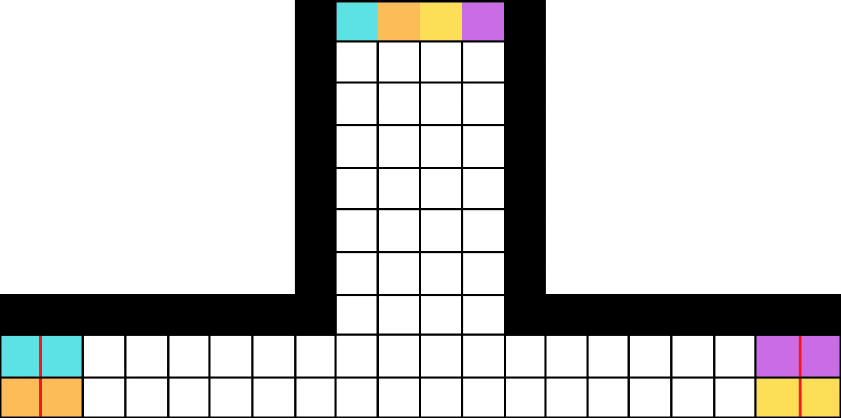
#> input picture frame 647 of Resources/record.mp4, 1682 x 836 px (shown at 1/2 size)
$ python testBrain.py
#> lines starting #> are read from the running program, lines starting #| are printed output that depends on the picture; after the words box and inside, x2 and y2 are one past the last pixel; in counts of white or black regions, pixels touching at a corner belong together; long printed decimals are rounded
import cv2
import cv2 as cv
import numpy as np


def getContours(image):
    contours, hierarchy = cv.findContours(image, cv.RETR_EXTERNAL, cv.CHAIN_APPROX_NONE)

    centres = []
    centres.clear()

    for cnt in contours:
        area = cv.contourArea(cnt)

        if minArea < area < maxArea:
            print()
            print("Area =", area)

            # detecting center points of the detected contours
            M = cv.moments(cnt)
            x = int(M['m10'] / M['m00'])
            y = int(M['m01'] / M['m00'])

            centres.append([x, y])

            # Drawing the shapes that were detected
            # Syntax:- cv.drawContours(imgSrc,presentIterationNo,-1=for all detected contours,color,thickness)
            cv.drawContours(imgContour, cnt, -1, (255, 5, 5), 2)

            # Calculation of perimeter
            # syntax, srcLength(presentContour,isItClosedContour)
            peri = cv.arcLength(cnt, True)
            print("Perimeter =", peri)

            # Approximating the no of corner point
            # syntax, approxPolyDP(presentCnt,resolution,isClosed)
            approx = cv.approxPolyDP(cnt, 0.02 * peri, True)
            objCorner = len(approx)
            print("Corner =", objCorner)

    return centres


def stackImages(scale, imgArray):
    rows = len(imgArray)
    cols = len(imgArray[0])
    rowsAvailable = isinstance(imgArray[0], list)
    width = imgArray[0][0].shape[1]
    height = imgArray[0][0].shape[0]
    if rowsAvailable:
        for x in range(0, rows):
            for y in range(0, cols):
                if imgArray[x][y].shape[:2] == imgArray[0][0].shape[:2]:
                    imgArray[x][y] = cv.resize(imgArray[x][y], (0, 0), None, scale, scale)
                else:
                    imgArray[x][y] = cv.resize(imgArray[x][y], (imgArray[0][0].shape[1], imgArray[0][0].shape[0]), None,
                                               scale, scale)
                if len(imgArray[x][y].shape) == 2: imgArray[x][y] = cv.cvtColor(imgArray[x][y], cv.COLOR_GRAY2BGR)
        imageBlank = np.zeros((height, width, 3), np.uint8)
        hor = [imageBlank] * rows
        # hor_con = [imageBlank] * rows
        for x in range(0, rows):
            hor[x] = np.hstack(imgArray[x])
        ver = np.vstack(hor)
    else:
        for x in range(0, rows):
            if imgArray[x].shape[:2] == imgArray[0].shape[:2]:
                imgArray[x] = cv.resize(imgArray[x], (0, 0), None, scale, scale)
            else:
                imgArray[x] = cv.resize(imgArray[x], (imgArray[0].shape[1], imgArray[0].shape[0]), None, scale, scale)
            if len(imgArray[x].shape) == 2: imgArray[x] = cv.cvtColor(imgArray[x], cv.COLOR_GRAY2BGR)
        hor = np.hstack(imgArray)
        ver = hor
    return ver


def moveForward(y):
    return y + step


def moveBackward(y):
    return y - step


def moveRight(x):
    return x + step


def moveLeft(x):
    return x - step


# def rotateLeft(x, y):

# constraints
minArea = 10
maxArea = 50000
step = 5

# [5 lines of commented-out code are left out]

pathV = "Resources/record.mp4"
cap = cv.VideoCapture(pathV)

# colors = [[82, 150, 183, 96, 255, 255],
#           [0, 112, 0, 20, 182, 255],
#           [21, 100, 255, 141, 255, 255],
#           [139, 112, 0, 179, 182, 255]]

colors = [[31, 135, 183, 112, 255, 255],
          [0, 116, 0, 20, 182, 255],
          [22, 163, 138, 113, 255, 255],
          [140, 112, 0, 152, 183, 255]]

loop_no = 0
flag = True
cx, cy, w, h = 0, 0, 20, 20
arrowColor = (255, 0, 0)
while flag:
    success, img = cap.read()
#> img is the input picture: shape (836, 1682, 3); mean B, G, R 203.2, 204.5, 205.5
    img = cv.resize(img, (647, 320))
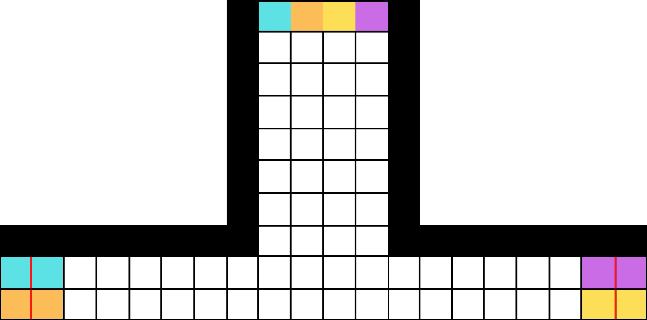
#> img: shape (320, 647, 3); mean B, G, R 203.1, 204.4, 205.4
    imgContour = img.copy()
    hsvImg = cv.cvtColor(img, cv.COLOR_BGR2HSV)
#> hsvImg: shape (320, 647, 3); mean H, S, V 4.3, 9.7, 207.6
    low_H = colors[loop_no][0]
    low_S = colors[loop_no][1]
    low_V = colors[loop_no][2]
    high_H = colors[loop_no][3]
    high_S = colors[loop_no][4]
    high_V = colors[loop_no][5]
    color_masked = cv.inRange(hsvImg, (low_H, low_S, low_V), (high_H, high_S, high_V))
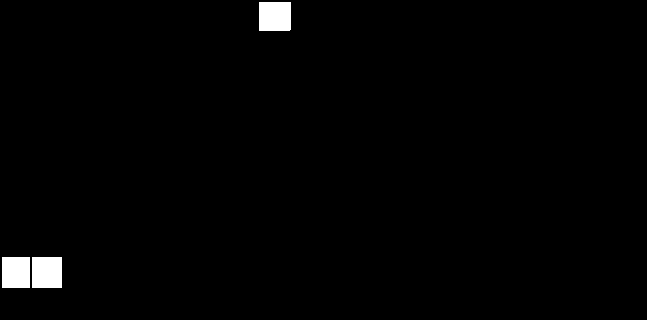
#> color_masked: shape (320, 647); 1.3% white; 3 white regions
    centers = getContours(color_masked)
#> in getContours, `contours, hierarchy = cv.findContours(image, cv.RETR_EXTERNAL, cv.CHAI..`: contours = 3 contours; box (x1, y1, x2, y2) and area: (32, 257, 62, 288) 870, (259, 2, 291, 31) 868, (2, 257, 30, 288) 810
#> the loop in getContours, `for cnt in contours:` made 3 passes
#> (area, x, y, peri, approx) on passes 1 to 3: (870, 46, 272, 118, [[32, 257], [32, 287], [61, 287], [61, 257]]), (810, 15, 272, 114, [[2, 257], [2, 287], [29, 287], [29, 257]]), (867.5, 274, 15, 117.4, [[259, 2], [259, 30], [290, 29], [290, 2]])
#| Area = 870.0
#| Perimeter = 118.0
#| Corner = 4
#| Area = 810.0
#| Perimeter = 114.0
#| Corner = 4
#| Area = 867.5
#| Perimeter = 117.414
#| Corner = 4
#> after the loop in getContours, `for cnt in contours:`:
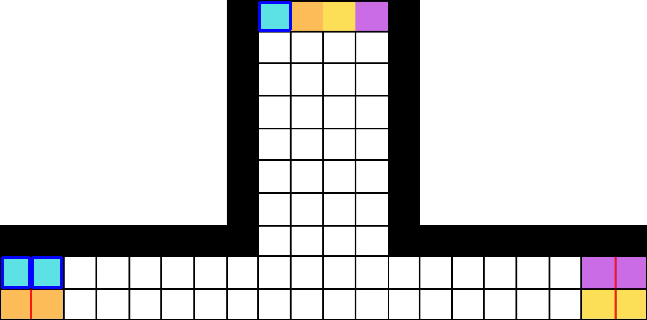
#> imgContour: shape (320, 647, 3); 0.5% of pixels changed, all inside (x1, y1, x2, y2) = (1, 1, 292, 289)
#> after the loop in getContours, `for cnt in contours:`: centres = [[46, 272], [15, 272], [274, 15]]
#> centers = [[46, 272], [15, 272], [274, 15]]
    centers.sort()

    if loop_no < 2:
        start = centers[2]
#> start = [274, 15]
        end = centers[1]
#> end = [46, 272]
    else:
        start = centers[0]
        end = centers[1]

    if cx == 0 and cy == 0:
        cx, cy = start
#> cx = 274; cy = 15
        a1, b1, a2, b2 = cx, cy + w // 2, cx, cy + 2 * w
#> a1 = 274; b1 = 25; a2 = 274; b2 = 55

    cv.rectangle(imgContour, (cx - w // 2, cy - h // 2), (cx + w // 2, cy + h // 2),
                 (255, 0, 255), cv.FILLED)

    cv2.arrowedLine(imgContour, (a1, b1), (a2, b2), arrowColor, thickness=3)
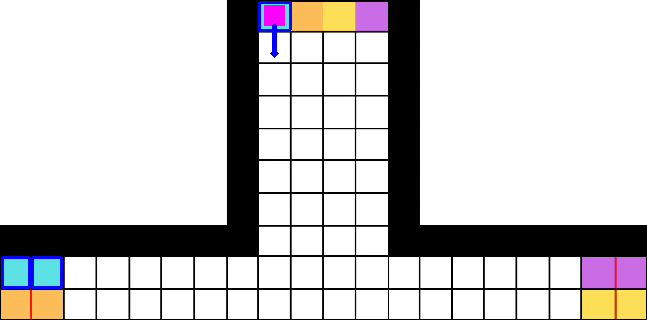
#> imgContour: shape (320, 647, 3); mean B, G, R 203.6, 202.9, 205.1

    if not(-step < end[0] - cx < step) or not(-step < end[1] - cy < step):
        if not(-step < end[1] - cy < step):
            cy = moveForward(cy)
#> cy = 20
            a1, b1, a2, b2 = cx, cy + w // 2, cx, cy + 2 * w
#> b1 = 30; b2 = 60
        elif -step < end[1] - cy < step and not(-step < cx < step) and cx - end[0] > 0:
            cx = moveLeft(cx)
            a1, b1, a2, b2 = cx - w // 2, cy, cx - 2 * w, cy
        else:
            cx = moveRight(cx)
            a1, b1, a2, b2 = cx + w // 2, cy, cx + 2 * w, cy
    else:
        if loop_no + 1 < 4:
            loop_no += 1
        cx, cy = 0, 0

    for c in centers:
        print(str(c[0]) + " " + str(c[1]))
#> this loop made 3 passes
#| 15 272
#| 46 272
#| 274 15
    imgStack = stackImages(0.6, [img, hsvImg, color_masked])
#> in stackImages, `rows = len(imgArray)`: rows = 3
#> in stackImages, `cols = len(imgArray[0])`: cols = 320
#> in stackImages, `rowsAvailable = isinstance(imgArray[0], list)`: rowsAvailable = False
#> after the loop in stackImages, `for x in range(0, rows):`: imgArray = 3 items
#> in stackImages, `hor = np.hstack(imgArray)`:
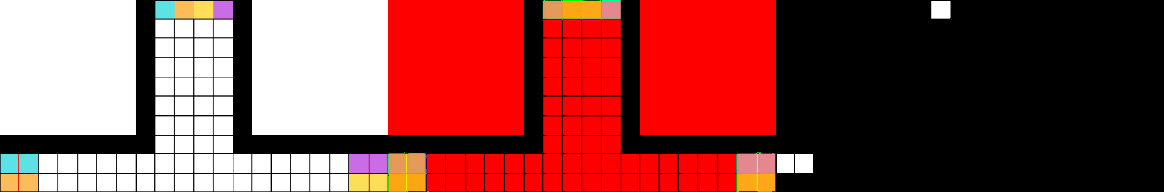
#> hor: shape (192, 1164, 3); mean of channels 0, 1, 2 70.5, 72.7, 139.3; drawn as B, G, R
    cv.imshow("Stack", imgStack)
    cv.imshow("ImageContour", imgContour)

    if cv.waitKey(100) & 0xFF == ord('q'):
#> (key q is pressed here)
        break
